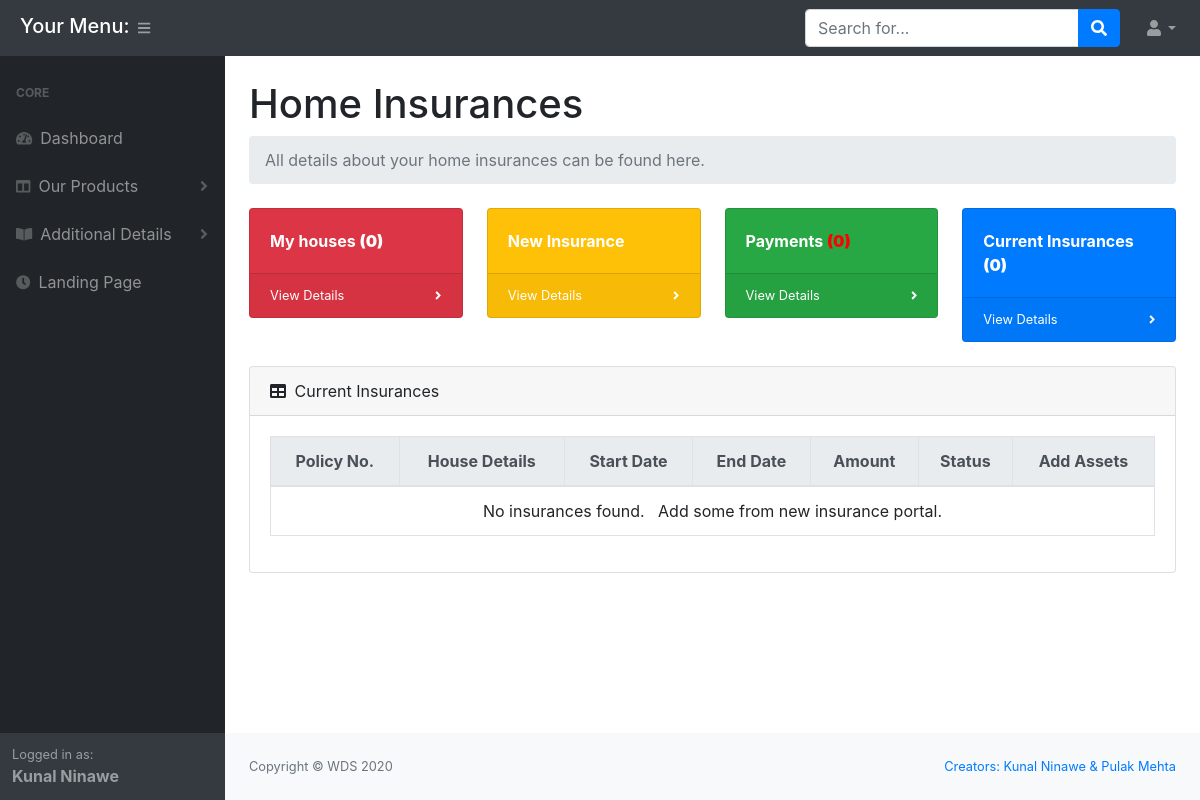
The app's page /customer/current_ins.php (signed in), older data.
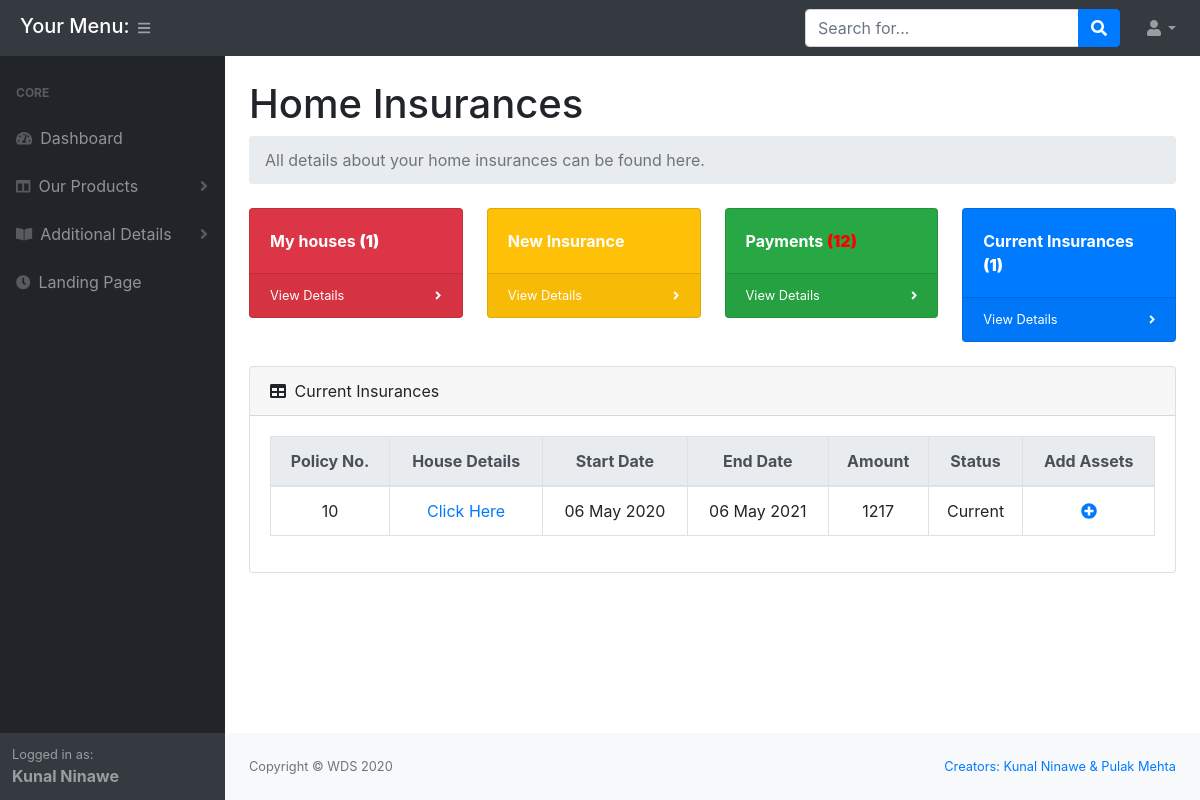
The same page, newer data.
### tables this page shows
CREATE TABLE IF NOT EXISTS `home_ins` (
  `hinsid` int(11) NOT NULL AUTO_INCREMENT,
  `cust_id` int(11) NOT NULL,
  `start_date` date NOT NULL,
  `end_date` date NOT NULL,
  `total_amount` bigint(13) NOT NULL,
  `status` varchar(1) NOT NULL DEFAULT 'C',
  PRIMARY KEY (`hinsid`)
);

### customer/functions.php (the view, shortened to what the changed rows need)
<?php
	function showHomeDetails($email){
		global $conn;
		$sql = "SELECT * from home_details where cust_id=(select cust_id from cust_details where email='$email')";
		$res = mysqli_query($conn,$sql);
		$num_rows = mysqli_num_rows($res);
	    if($num_rows>0){
	    	return $res;
	    }
	    else{
	    	return false;
	    }
	}
	function getHouseCount($email){
		$res = showHomeDetails($_SESSION['email']);
        if($res==false){
			return 0;
		}
		else{
			return mysqli_num_rows($res);
		}
	}
	function getInsuranceCount($email){
		global $conn;
		$sql = "SELECT * FROM home_ins WHERE cust_id=(
			SELECT cust_id FROM cust_details WHERE email='$email')";
		$query = mysqli_query($conn, $sql);
		if($query){
			$rows = mysqli_num_rows($query);
			if($rows>0){
				return $rows;
			}
			else{
				return 0;
			}
		}
		else{
			return 0;
		}
	}
	function getFormattedDate($time){
        $day=date("d",$time);
        $month=date("M",$time);
        $year=date("Y",$time);
        return ($day." ".$month." ".$year);
	}
	function showHomeInsDetails($email){
		global $conn;
		$sql = "SELECT * FROM home_ins WHERE cust_id=(SELECT cust_id FROM cust_details WHERE email='$email')";
		$query = mysqli_query($conn, $sql);
		$num_rows = mysqli_num_rows($query);
		if($num_rows > 0){
			return $query;
		}
		else{
			return false;
		}
	}
	function getCurrentMonthPaymentCount($email){
		global $conn;
		$sql = "SELECT * FROM home_ins_payments WHERE status = '0' AND hinsid IN(
			SELECT hinsid FROM home_ins WHERE cust_id=(
				SELECT cust_id FROM cust_details WHERE email='$email')
		) ORDER BY hinsid asc";
		$query = mysqli_query($conn, $sql);
		$rows = mysqli_num_rows($query);
		if($rows>0){
			return $rows;
		}
		else{
			return 0;
		}
	}
	function getPaymentCountForHins($hinsid){
		global $conn;
		$hinsid = mysqli_real_escape_string($conn, $hinsid);
		$sql = "SELECT * FROM home_ins_payments WHERE status = '0' AND hinsid='$hinsid'";
		$query = mysqli_query($conn, $sql);
		$rows = mysqli_num_rows($query);
		if($rows>0){
			return $rows;
		}
		else{
			return 0;
		}
	}

### customer/functions.php (the view, shortened to what the changed rows need)
<?php
	function showHomeDetails($email){
		global $conn;
		$sql = "SELECT * from home_details where cust_id=(select cust_id from cust_details where email='$email')";
		$res = mysqli_query($conn,$sql);
		$num_rows = mysqli_num_rows($res);
	    if($num_rows>0){
	    	return $res;
	    }
	    else{
	    	return false;
	    }
	}
	function getHouseCount($email){
		$res = showHomeDetails($_SESSION['email']);
        if($res==false){
			return 0;
		}
		else{
			return mysqli_num_rows($res);
		}
	}
	function getInsuranceCount($email){
		global $conn;
		$sql = "SELECT * FROM home_ins WHERE cust_id=(
			SELECT cust_id FROM cust_details WHERE email='$email')";
		$query = mysqli_query($conn, $sql);
		if($query){
			$rows = mysqli_num_rows($query);
			if($rows>0){
				return $rows;
			}
			else{
				return 0;
			}
		}
		else{
			return 0;
		}
	}
	function getFormattedDate($time){
        $day=date("d",$time);
        $month=date("M",$time);
        $year=date("Y",$time);
        return ($day." ".$month." ".$year);
	}
	function showHomeInsDetails($email){
		global $conn;
		$sql = "SELECT * FROM home_ins WHERE cust_id=(SELECT cust_id FROM cust_details WHERE email='$email')";
		$query = mysqli_query($conn, $sql);
		$num_rows = mysqli_num_rows($query);
		if($num_rows > 0){
			return $query;
		}
		else{
			return false;
		}
	}
	function getCurrentMonthPaymentCount($email){
		global $conn;
		$sql = "SELECT * FROM home_ins_payments WHERE status = '0' AND hinsid IN(
			SELECT hinsid FROM home_ins WHERE cust_id=(
				SELECT cust_id FROM cust_details WHERE email='$email')
		) ORDER BY hinsid asc";
		$query = mysqli_query($conn, $sql);
		$rows = mysqli_num_rows($query);
		if($rows>0){
			return $rows;
		}
		else{
			return 0;
		}
	}
	function getPaymentCountForHins($hinsid){
		global $conn;
		$hinsid = mysqli_real_escape_string($conn, $hinsid);
		$sql = "SELECT * FROM home_ins_payments WHERE status = '0' AND hinsid='$hinsid'";
		$query = mysqli_query($conn, $sql);
		$rows = mysqli_num_rows($query);
		if($rows>0){
			return $rows;
		}
		else{
			return 0;
		}
	}

### customer/current_ins.php (shortened to what the changed rows need)
<!DOCTYPE html>
<html>
<head>
</head>
<body class="sb-nav-fixed">
    <?php
    require_once 'header.php';
    ?>
    <div id="layoutSidenav_content">
        <?php
        require_once 'home_ins_header.php';
        ?>
        <?php
        $result1 = showHomeInsDetails($_SESSION['email']);
        ?>
        <div class="home_ins_content">
            <div class="card mb-4">
                <div class="card-body">
                    <div class="table-responsive-lg">
                        <table class="table table-bordered table-hover text-center">
                            <thead class="thead-light">
                                <tr>
                                    <th>Policy No.</th>
                                    <th>House Details</th>
                                    <th>Start Date</th>
                                    <th>End Date</th>
                                    <th>Amount</th>
                                    <th>Status</th>
                                    <th>Add Assets</th>
                                </tr>
                            </thead>
                            <tbody>
                            <?php
                            $result = showHomeInsDetails($_SESSION['email']);
                            if ($result == false) {
                                echo " <tr>
                                        <td colspan='8'>No insurances found. &nbsp;&nbsp;Add some from new insurance portal.</td>
                                      </tr>";
                            } else {
                                while ($row = mysqli_fetch_array($result)) {
                                    if($row['status']=='C'){
                                        $row['status'] = 'Current';
                                    }
                                    else{
                                        $row['status'] = 'Expired';
                                    }
                                    $row['start_date'] = getFormattedDate(strtotime($row['start_date']));
                                    $row['end_date'] = getFormattedDate(strtotime($row['end_date']));
                                    $paymentCountForHinsid = getPaymentCountForHins($row['hinsid']);
                                    echo "
                                            <tr>
                                                <td>".$row['hinsid']."</td>
                                                <td><a href='#' data-toggle='modal' data-target='#homeDetailsModall".$row['hinsid']."'>Click Here</a></td>
                                                <td>" . $row['start_date'] . "</td>
                                                <td>" . $row['end_date'] . "</td>
                                                <td>" . $row['total_amount'] . "</td>
                                                <td>" . $row['status'] . "</td>";
                                    if($paymentCountForHinsid > 0){
                                        echo "  <td><a href='#' data-toggle='modal' data-target='#addAssetModal".$row['hinsid']."'><i class='fas fa-plus-circle'></i></a></td>";
                                    }
                                    else{
                                        echo "  <td>Payments Completed</td>";
                                    }
                                    echo  "  </tr>
                                        ";
                                }
                            }
                            ?>
                            </tbody>
                        </table>
                    </div>
                </div>
            </div>
        </div>
    </div>
    </main>
    </div>
</body>
</html>

### customer/home_ins_header.php (shortened to what the changed rows need)
<main>
                    <div class="container-fluid">
                        <h1 class="mt-4">Home Insurances</h1>
                        <div class="row">
                            <div class="col-xl-3 col-md-6">
                                <div class="card bg-danger text-white mb-4" style="font-weight: bold;">
                                    <div class="card-body">My houses <b>(<?php
                                        echo getHouseCount($_SESSION['email']);
                                     ?>)</b></div>
                                </div>
                            </div>
                            <div class="col-xl-3 col-md-6">
                                <div class="card bg-success text-white mb-4" style="font-weight: bold;">
                                    <div class="card-body">Payments <b style="color:red;">(<?php echo getCurrentMonthPaymentCount($_SESSION['email']); ?>)</b></div>
                                </div>
                            </div>
                            <div class="col-xl-3 col-md-6">
                                <div class="card bg-primary text-white mb-4" style="font-weight: bold;">
                                    <div class="card-body">Current Insurances <b>(<?php echo getInsuranceCount($_SESSION['email']); ?>)</b> </div>
                                </div>
                            </div>
                        </div>

Row changes from the older to the newer data that the page shows:
added home_ins: hinsid "10", start_date "06 May 2020", end_date "06 May 2021", total_amount "1217", status "Current"
Text that changed along with them:
getHouseCount($_SESSION['email']): "0" → "1"
getCurrentMonthPaymentCount($_SESSION['email']): "0" → "12"
getInsuranceCount($_SESSION['email']): "0" → "1"
text no longer shown: "No insurances found. Add some from new insurance portal."
